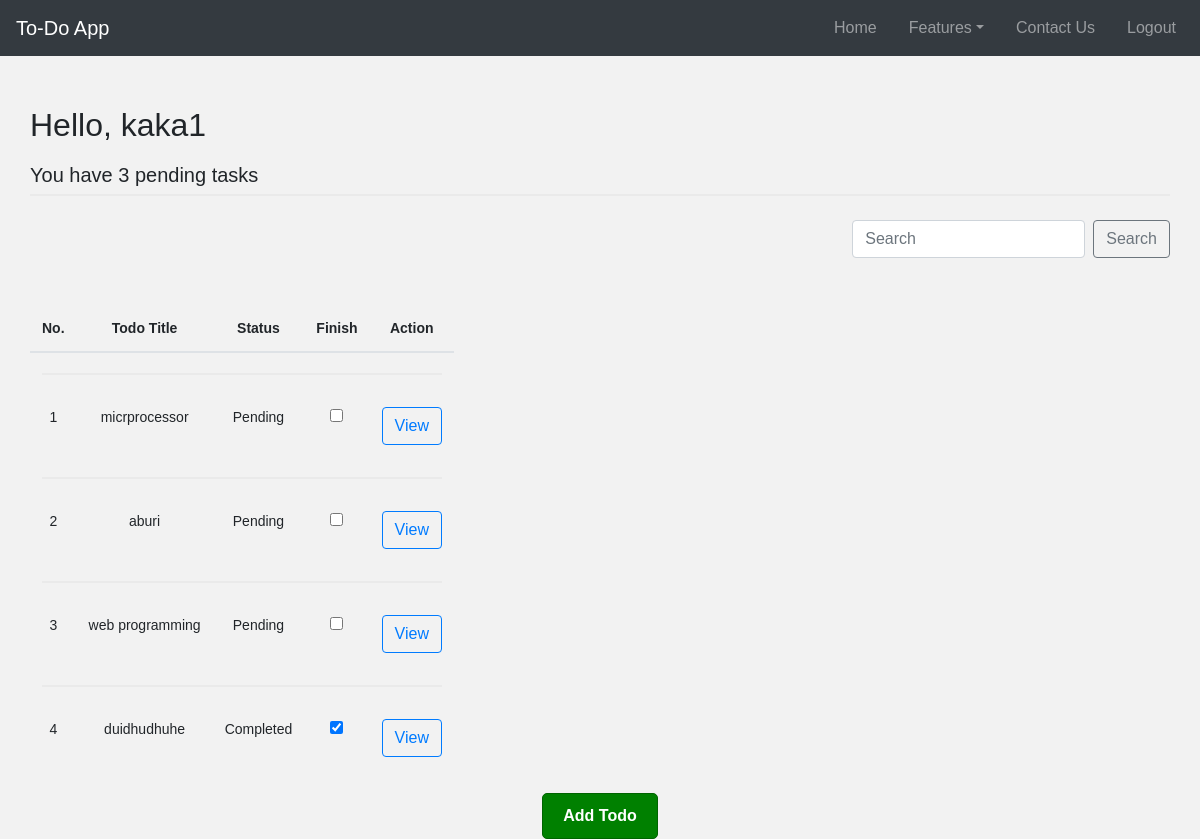
Before: /view_todo/ (signed in) with the older database file.
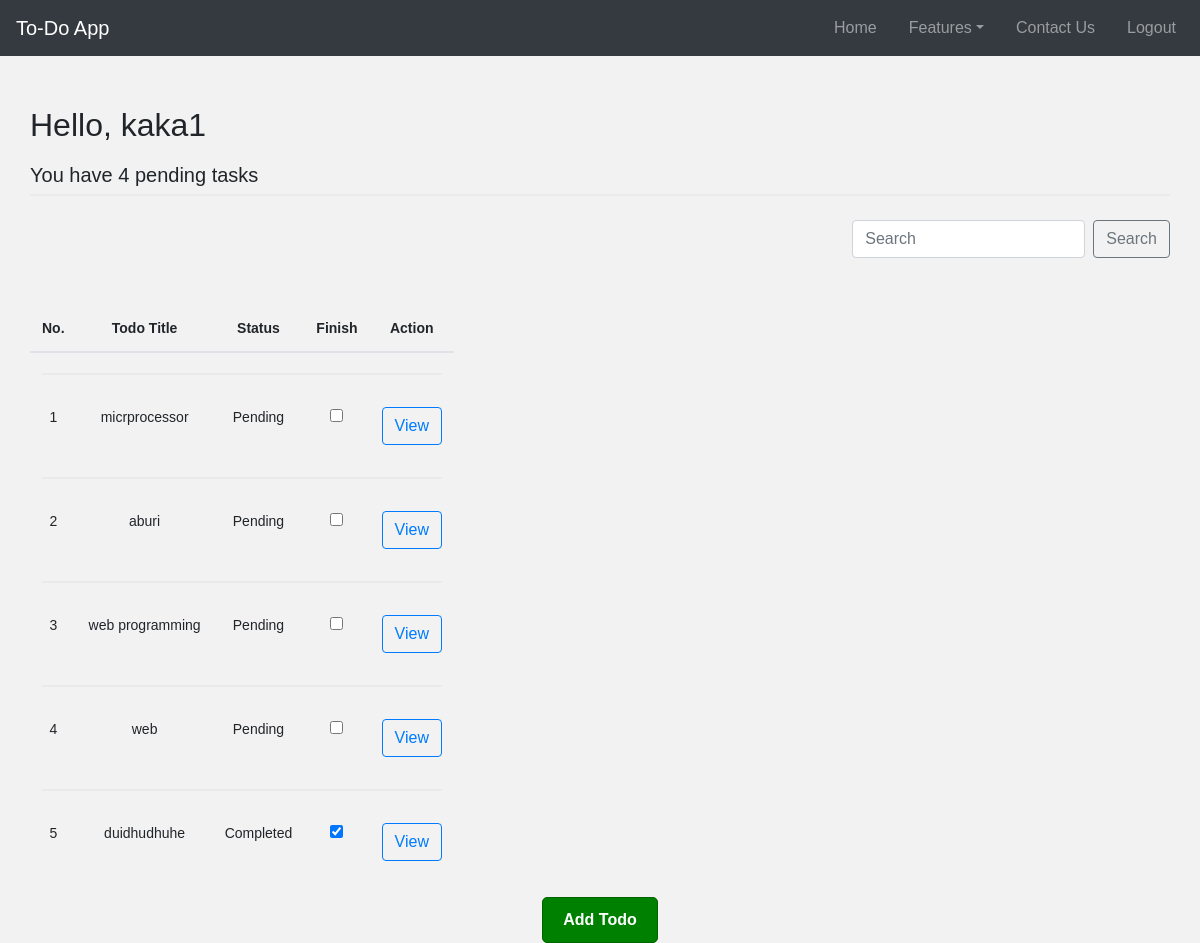
After: the same page with the newer database file.
### Todo/models.py (models this page shows, shortened)
class Todo(models.Model):
    user = models.ForeignKey(User, on_delete= models.CASCADE)
    title = models.CharField(max_length=100,null=True,blank=True)
    Description = models.TextField(null=True,blank=True)
    due = models.DateTimeField(auto_now_add=True)
    completed = models.BooleanField(default=False,null=True,blank=True)
    class Meta:
        ordering = ['completed']

### Todo/views.py (the view)
# urls.py: path('view_todo/', views.view_Todo, name="view_todo"),
@login_required
def view_Todo(request):
    search = request.GET.get('search', '')
    if search:
        todos = Todo.objects.filter(user=request.user, title__icontains=search)
        incomplete = Todo.objects.filter(user=request.user, completed=False)
        incomplete_task = incomplete.count()
        context = {'todos': todos, 'incomplete': incomplete, 'incomplete_task': incomplete_task}
    else:
        todos = Todo.objects.filter(user=request.user)
        incomplete = Todo.objects.filter(user=request.user, completed=False)
        incomplete_task = incomplete.count()
        context = {'todos': todos, 'incomplete': incomplete, 'incomplete_task': incomplete_task}
    return render(request, 'view_todo.html', context)

### templates/view_todo.html (shortened to what this page needs)
{% extends 'main.html' %}
{% load static %}
{% block content %}
<div class="main-cont">
    <div class="container" style="margin-top: 50px;">
        <h2 class="text">Hello, {{ request.user.username }}</h2>
        <div class="d-flex justify-content-between align-items-center mt-3">
            <p class="mb-0">You have {{ incomplete_task }} pending tasks</p>
        </div>
        <hr class="divider mt-1 mb-4">
        <div class="d-flex justify-content-between">
            <form class="form-inline my-2 my-lg-0 ml-auto" method="get" action="{% url 'view_todo' %}">
                <input class="form-control mr-sm-2" type="search" name="search" placeholder="Search" aria-label="Search" value="{{ request.GET.search }}">
                <button class="btn btn-outline-secondary my-2 my-sm-0" type="submit">Search</button>
            </form>
        </div>
        <div class="row mt-5">
            <div class="col-lg-12">
                <table class="table no-border">
                    <thead>
                        <tr>
                            <th class="text-center">No.</th>
                            <th class="text-center">Todo Title</th>
                            <th class="text-center">Status</th>
                            <th class="text-center">Finish</th>
                            <th class="text-center">Action</th>
                        </tr>
                    </thead>
                    <tbody>
                        {% for todo in todos %}
                            <tr>
                                <td colspan="5"><hr class="custom-hr"></td>
                            </tr>
                            <tr>
                                <td class="text-center">{{ forloop.counter }}</td>
                                <td class="text-center">{{ todo.title }}</td>
                                <td class="text-center">
                                    {% if todo.completed %}
                                        Completed
                                    {% else %}
                                        Pending
                                    {% endif %}
                                </td>
                                <td class="text-center">
                                    <form action="{% url 'updatestatus' todo.id %}" method="POST">
                                        <input type="checkbox" name="completed"
                                               onclick="this.form.submit()"
                                               {% if todo.completed %}checked{% endif %} />
                                    </form>
                                </td>
                                <td class="text-center">
                                    <a href="{% url 'view_todo_details' todo.id %}" class="btn btn-outline-primary">View</a>
                                </td>
                            </tr>
                        {% empty %}
                            <tr>
                                <td colspan="5" class="text-center">No tasks available.</td>
                            </tr>
                        {% endfor %}
                    </tbody>
                </table>
                <div class="text-center mt-4">
                    <a id="add" class="btn btn-outline-success add" href="{% url 'add_todo' %}">Add Todo</a>
                </div>
            </div>
        </div>
    </div>
</div>
{% endblock %}

Changed rows visible on the page:
added Todo: title "web", shows "Pending"
Other visible differences:
{{ incomplete_task }}: "3" → "4"
